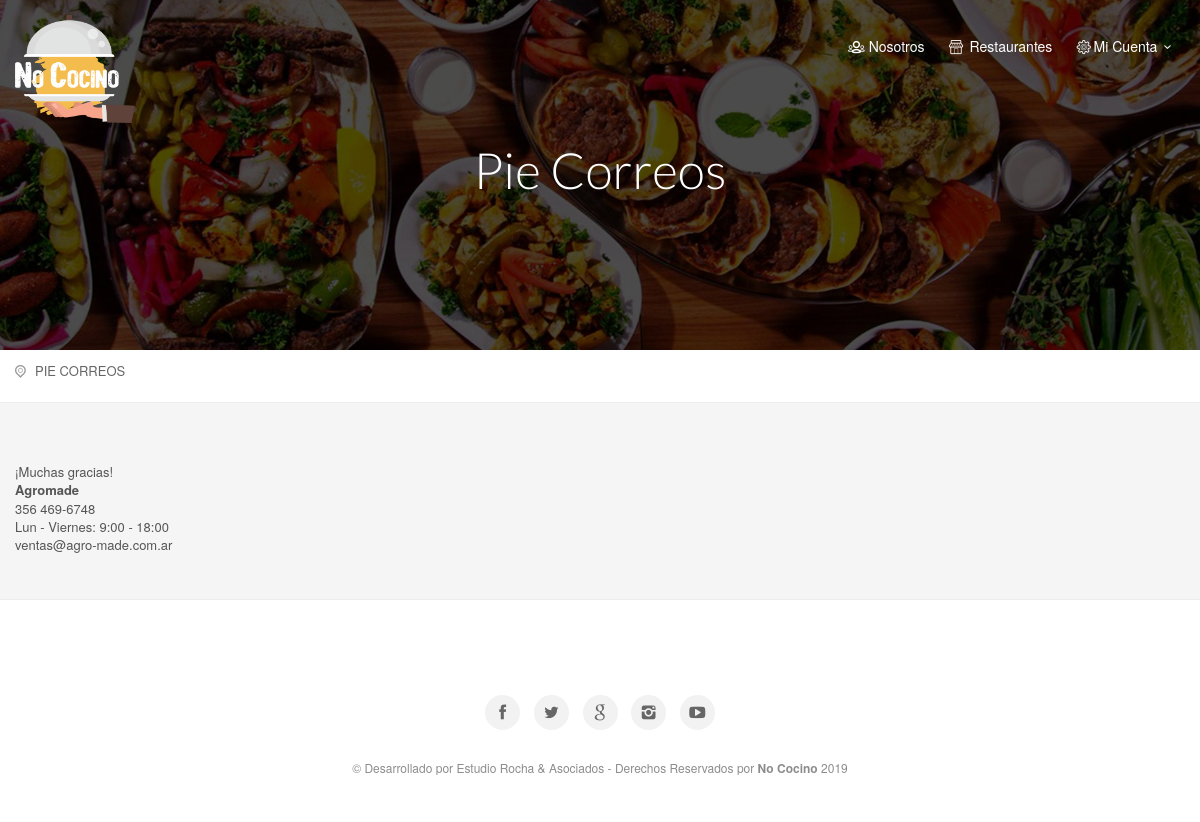
Page /contenidos.php?id=PIE CORREOS (signed in) on the committed database.
### tables this page shows
CREATE TABLE `contenidos` (
  `id` int(11) NOT NULL,
  `contenido` longtext,
  `cod` varchar(255) NOT NULL
);

### Config/Autoload.php (called while the page is built, shortened)
<?php
class autoload
{
    public static function runSitio()
    {
        spl_autoload_register(
            function($clase)
            {
                $ruta = str_replace("\\", "/", $clase) . ".php";
            }
        );
    }
}

### Clases/Conexion.php (called while the page is built, shortened)
<?php namespace Clases;
class Conexion
{
    private $datos = array("host"=> "localhost","user"=> "root","pass"=> "","db"  => "nococino");
    private $con;
    public function __construct()
    {
        $this->con = mysqli_connect($this->datos["host"], $this->datos["user"], $this->datos["pass"], $this->datos["db"]);
        mysqli_set_charset($this->con,'utf8');
    }
    public function sqlReturn($query)
    {
        $dato = $this->con->query($query);
        return $dato;
    }
}

### Clases/Contenidos.php (called while the page is built, shortened)
<?php namespace Clases;
class Contenidos
{
    public $id;
    public $cod;
    private $con;
    public function __construct()
    {
        $this->con = new Conexion();
    }
    public function view()
    {
        $sql   = "SELECT * FROM contenidos WHERE cod = '{$this->cod}' || id = '{$this->id}' ORDER BY id DESC";
        $notas = $this->con->sqlReturn($sql);
        $row   = mysqli_fetch_assoc($notas);
        return $row;
    }
}

### contenidos.php (the view, shortened to what this page needs)
<?php
require_once "Config/Autoload.php";
$contenidos = new Clases\Contenidos();
$id = isset($_GET["id"]) ? $_GET["id"] : '';
$contenidos->set("cod", $id);
$contenido = $contenidos->view();
?>
<section class="parallax-window" id="short" data-parallax="scroll" data-image-src="<?= URL ?>/assets/img/bkg.jpg" data-natural-width="1400" >
         <div id="subheader">
            <div id="sub_content">
                <h1><?= ucwords(strtolower($contenido["cod"])) ?></h1>
            </div>
        </div>
    </section>
    <div id="position">
        <div class="container">
            <ul>
                <li><a href="#0"><p><?= $contenido["cod"] ?></p></a></li>
            </ul>
        </div>
    </div>
    <div class="container margin_60_35">
        <div class="row" id="contacts">
            <div class="col-md-12">
                <?= $contenido["contenido"] ?>
            </div>
        </div>
    </div>

### assets/lightbox/lightbox.css (style rules this page uses)
body:after { content: url(../images/close.png) url(../images/loading.gif) url(../images/prev.png) url(../images/next.png); display: none; }

### assets/css/style.css (style rules this page uses)
@media (min-width:1200px) { .container { padding: 0px 0px; } }
body { font-size: 13px; line-height: 1.4; color: #555; background-color: #f5f5f5; font-family: "Helvetica Neue", Helvetica, Arial, sans-serif; }
h1, h2, h3, h4, h5, h6, label { color: #333; }
h1, h2 { font-family: 'Lato', "Helvetica Neue", Helvetica, Arial, sans-serif; }
a { color: rgb(6, 132, 180);; text-decoration: none; -webkit-transition: all 0.2s ease; transition: all 0.2s ease; outline: none; }
#subheader { color: #fff; text-align: center; display: table; width: 100%; height: 470px; background: rgba(0, 0, 0, .7); }
#short #subheader { height: 350px; }
#sub_content { display: table-cell; padding: 0 15%; vertical-align: middle; text-align: center; font-size: 16px; }
#sub_content h1 { margin: 0 0 10px 0; font-size: 60px; font-weight: 300; color: #fff; }
.parallax-window { min-height: 470px; background: transparent; position: relative; }
.parallax-window#short { height: 350px; min-height: inherit; }
#position { background-color: #fff; border-bottom: 1px solid #ededed; padding: 10px 0; font-size: 11px; }
#position ul li:first-child { padding-left: 20px; }
#position ul li:first-child:before { content: "\eaf4"; font-style: normal; font-weight: normal; font-family: "fontello"; position: absolute; left: 0; top: 1px; color: #999; }
#position ul { margin: 0; padding: 0; color: #888; }
#position ul li a { color: #252525; opacity: 0.7; }
#position ul li { display: inline-block; padding-right: 8px; margin-right: 3px; position: relative; }
#position ul li:after { content: "\e9ee"; font-style: normal; font-weight: normal; font-family: "fontello"; position: absolute; right: 0; top: 1px; }
#position ul li:last-child:after { content: ''; }
.margin_60_35 { padding-top: 60px; padding-bottom: 35px; }
#position { background-color: #fff; border-bottom: 1px solid #ededed; padding: 12px 0; font-size: 13px; }
#position ul { display: inline-block; }

### assets/css/responsive.css (style rules this page uses)
@media only screen and (max-width : 1200px) { #sub_content h1 { font-size:50px; } }

### rows in the picture
contenidos: cod "Pie Correos", cod "PIE CORREOS", contenido "¡Muchas gracias! Agromade 356 469-6748 Lun - Viernes: 9:00 - 18:00 ventas@agro-made.com.ar"

### other values in the picture
TITULO "No Cocino"
